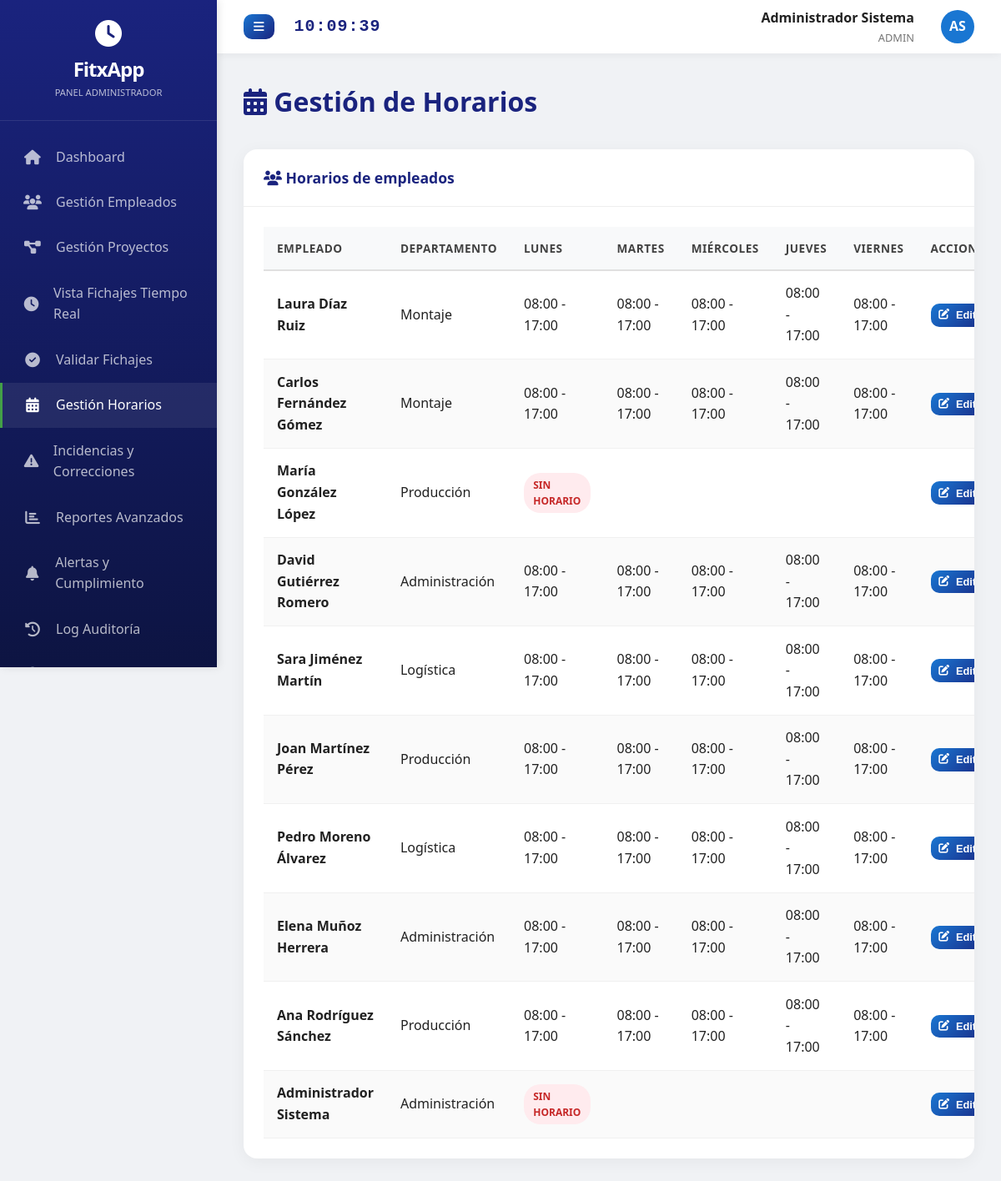
The app's page /fitxapp/admin/horarios.php (signed in) with its own data.
### tables this page shows
CREATE TABLE usuarios (
  id INT PRIMARY KEY AUTO_INCREMENT,
  nombre VARCHAR(50) NOT NULL,
  apellidos VARCHAR(100) NOT NULL,
  email VARCHAR(100) NOT NULL UNIQUE,
  password VARCHAR(255) NOT NULL,
  rol ENUM('admin','supervisor','empleado') DEFAULT 'empleado',
  departamento_id INT NULL,
  cargo VARCHAR(100),
  telefono VARCHAR(20),
  dni VARCHAR(20),
  fecha_alta DATE NULL,
  avatar VARCHAR(255) NULL,
  activo TINYINT(1) DEFAULT 1,
  fecha_creacion DATETIME DEFAULT CURRENT_TIMESTAMP,
  FOREIGN KEY (departamento_id) REFERENCES departamentos(id) ON DELETE SET NULL
);

CREATE TABLE departamentos (
  id INT PRIMARY KEY AUTO_INCREMENT,
  nombre VARCHAR(100) NOT NULL UNIQUE,
  descripcion TEXT,
  supervisor_id INT NULL,
  fecha_creacion DATETIME DEFAULT CURRENT_TIMESTAMP
);

CREATE TABLE horarios (
  id INT PRIMARY KEY AUTO_INCREMENT,
  usuario_id INT NOT NULL,
  lunes_inicio TIME NULL,
  lunes_fin TIME NULL,
  martes_inicio TIME NULL,
  martes_fin TIME NULL,
  miercoles_inicio TIME NULL,
  miercoles_fin TIME NULL,
  jueves_inicio TIME NULL,
  jueves_fin TIME NULL,
  viernes_inicio TIME NULL,
  viernes_fin TIME NULL,
  sabado_inicio TIME NULL,
  sabado_fin TIME NULL,
  domingo_inicio TIME NULL,
  domingo_fin TIME NULL,
  horas_dia DECIMAL(4,2) DEFAULT 8.00,
  activo TINYINT(1) DEFAULT 1,
  fecha_creacion DATETIME DEFAULT CURRENT_TIMESTAMP,
  FOREIGN KEY (usuario_id) REFERENCES usuarios(id) ON DELETE CASCADE
);

### fitxapp/includes/db.php (called while the page is built, shortened)
<?php
function escape($string) {
    return htmlspecialchars($string ?? '', ENT_QUOTES, 'UTF-8');
}
?>

### fitxapp/admin/horarios.php (the view, shortened to what this page needs)
<?php
require_once '../includes/db.php';
require_once '../includes/funciones.php';
$stmt = $pdo->query("SELECT u.id, u.nombre, u.apellidos, d.nombre as departamento,
                            h.lunes_inicio, h.lunes_fin, h.martes_inicio, h.martes_fin,
                            h.miercoles_inicio, h.miercoles_fin, h.jueves_inicio, h.jueves_fin,
                            h.viernes_inicio, h.viernes_fin, h.horas_dia
                     FROM usuarios u
                     LEFT JOIN departamentos d ON u.departamento_id = d.id
                     LEFT JOIN horarios h ON u.id = h.usuario_id
                     WHERE u.activo = 1
                     ORDER BY u.apellidos ASC");
$empleados = $stmt->fetchAll();
?>
<!DOCTYPE html>
<html lang="es">
<head>
    <link rel="stylesheet" href="https://cdnjs.cloudflare.com/ajax/libs/font-awesome/6.4.0/css/all.min.css">
    <link rel="stylesheet" href="../assets/css/style.css">
</head>
<body>
<?php include '../includes/sidebar_admin.php'; ?>
<div class="main-contenedor">
    <?php include '../includes/header.php'; ?>
    <div class="contenido">
        <h1 style="margin-bottom: 2rem; color: #1a237e;">
            <i class="fas fa-calendar-alt"></i> Gestión de Horarios
        </h1>
        <div class="card">
            <div class="card-header">
                <h3><i class="fas fa-users"></i> Horarios de empleados</h3>
            </div>
            <div class="card-body">
                <table class="tabla">
                    <thead>
                        <tr>
                            <th>Empleado</th>
                            <th>Departamento</th>
                            <th>Lunes</th>
                            <th>Martes</th>
                            <th>Miércoles</th>
                            <th>Jueves</th>
                            <th>Viernes</th>
                            <th>Acciones</th>
                        </tr>
                    </thead>
                    <tbody>
                        <?php foreach ($empleados as $e): ?>
                        <tr>
                            <td><strong><?php echo escape($e['nombre'] . ' ' . $e['apellidos']); ?></strong></td>
                            <td><?php echo escape($e['departamento'] ?? '-'); ?></td>
                            <td><?php echo $e['lunes_inicio'] ? date('H:i', strtotime($e['lunes_inicio'])).' - '.date('H:i', strtotime($e['lunes_fin'])) : '<span class="badge rojo">Sin horario</span>'; ?></td>
                            <td><?php echo $e['martes_inicio'] ? date('H:i', strtotime($e['martes_inicio'])).' - '.date('H:i', strtotime($e['martes_fin'])) : ''; ?></td>
                            <td><?php echo $e['miercoles_inicio'] ? date('H:i', strtotime($e['miercoles_inicio'])).' - '.date('H:i', strtotime($e['miercoles_fin'])) : ''; ?></td>
                            <td><?php echo $e['jueves_inicio'] ? date('H:i', strtotime($e['jueves_inicio'])).' - '.date('H:i', strtotime($e['jueves_fin'])) : ''; ?></td>
                            <td><?php echo $e['viernes_inicio'] ? date('H:i', strtotime($e['viernes_inicio'])).' - '.date('H:i', strtotime($e['viernes_fin'])) : ''; ?></td>
                            <td>
                                <button onclick="editarHorario(<?php echo $e['id']; ?>, '<?php echo $e['lunes_inicio'] ?? ''; ?>', '<?php echo $e['lunes_fin'] ?? ''; ?>', '<?php echo $e['martes_inicio'] ?? ''; ?>', '<?php echo $e['martes_fin'] ?? ''; ?>', '<?php echo $e['miercoles_inicio'] ?? ''; ?>', '<?php echo $e['miercoles_fin'] ?? ''; ?>', '<?php echo $e['jueves_inicio'] ?? ''; ?>', '<?php echo $e['jueves_fin'] ?? ''; ?>', '<?php echo $e['viernes_inicio'] ?? ''; ?>', '<?php echo $e['viernes_fin'] ?? ''; ?>')" class="btn btn-primario" style="padding: 0.4rem 0.6rem; font-size: 0.8rem;">
                                    <i class="fas fa-edit"></i> Editar
                                </button>
                            </td>
                        </tr>
                        <?php endforeach; ?>
                    </tbody>
                </table>
            </div>
        </div>
    </div>
</div>
</body>
</html>

### fitxapp/assets/css/style.css (style rules this page uses)
* { margin: 0; padding: 0; box-sizing: border-box; }
body { font-family: 'Segoe UI', Roboto, Oxygen, Ubuntu, Cantarell, 'Open Sans', 'Helvetica Neue', sans-serif; background-color: #f0f2f5; color: #212121; line-height: 1.6; }
.main-contenedor { margin-left: 260px; transition: margin-left 0.3s ease; }
.contenido { margin-top: 64px; padding: 2rem; min-height: calc(100vh - 64px); }
.card { background: white; border-radius: 16px; box-shadow: 0 4px 20px rgba(0,0,0,0.05); overflow: hidden; margin-bottom: 2rem; }
.card-header { padding: 1.25rem 1.5rem; border-bottom: 1px solid #eee; display: flex; align-items: center; justify-content: space-between; }
.card-header h3 { font-size: 1.1rem; font-weight: 600; color: #1a237e; }
.card-body { padding: 1.5rem; }
.tabla { width: 100%; border-collapse: collapse; }
.tabla th { background: #f8f9fa; padding: 0.9rem 1rem; text-align: left; font-weight: 600; color: #424242; font-size: 0.85rem; text-transform: uppercase; letter-spacing: 0.5px; border-bottom: 2px solid #e0e0e0; }
.tabla td { padding: 0.9rem 1rem; border-bottom: 1px solid #f0f0f0; vertical-align: middle; }
.tabla tbody tr { transition: background 0.2s ease; }
.tabla tbody tr:nth-child(even) { background: #fafafa; }
.badge { display: inline-block; padding: 0.3rem 0.7rem; border-radius: 20px; font-size: 0.75rem; font-weight: 600; text-transform: uppercase; }
.badge.rojo { background: #ffebee; color: #c62828; }
.btn { display: inline-flex; align-items: center; gap: 0.5rem; padding: 0.7rem 1.25rem; border: none; border-radius: 10px; font-size: 0.9rem; font-weight: 600; cursor: pointer; transition: all 0.2s ease; text-decoration: none; }
.btn-primario { background: linear-gradient(135deg, #1976d2, #1a237e); color: white; }

### records on screen
usuarios: nombre+apellidos "Laura Díaz Ruiz", departamento.nombre "Montaje", horarios.lunes_inicio "08:00", horarios.lunes_fin "17:00", horarios.martes_inicio "08:00", horarios.martes_fin "17:00", horarios.miercoles_inicio "08:00", horarios.miercoles_fin "17:00", horarios.jueves_inicio "08:00", horarios.jueves_fin "17:00", horarios.viernes_inicio "08:00", horarios.viernes_fin "17:00"
usuarios: nombre+apellidos "Carlos Fernández Gómez", departamento.nombre "Montaje", horarios.lunes_inicio "08:00", horarios.lunes_fin "17:00", horarios.martes_inicio "08:00", horarios.martes_fin "17:00", horarios.miercoles_inicio "08:00", horarios.miercoles_fin "17:00", horarios.jueves_inicio "08:00", horarios.jueves_fin "17:00", horarios.viernes_inicio "08:00", horarios.viernes_fin "17:00"
usuarios: nombre+apellidos "María González López", departamento.nombre "Producción", shows "SIN HORARIO"
usuarios: nombre+apellidos "David Gutiérrez Romero", departamento.nombre "Administración", horarios.lunes_inicio "08:00", horarios.lunes_fin "17:00", horarios.martes_inicio "08:00", horarios.martes_fin "17:00", horarios.miercoles_inicio "08:00", horarios.miercoles_fin "17:00", horarios.jueves_inicio "08:00", horarios.jueves_fin "17:00", horarios.viernes_inicio "08:00", horarios.viernes_fin "17:00"
usuarios: nombre+apellidos "Sara Jiménez Martín", departamento.nombre "Logística", horarios.lunes_inicio "08:00", horarios.lunes_fin "17:00", horarios.martes_inicio "08:00", horarios.martes_fin "17:00", horarios.miercoles_inicio "08:00", horarios.miercoles_fin "17:00", horarios.jueves_inicio "08:00", horarios.jueves_fin "17:00", horarios.viernes_inicio "08:00", horarios.viernes_fin "17:00"
usuarios: nombre+apellidos "Joan Martínez Pérez", departamento.nombre "Producción", horarios.lunes_inicio "08:00", horarios.lunes_fin "17:00", horarios.martes_inicio "08:00", horarios.martes_fin "17:00", horarios.miercoles_inicio "08:00", horarios.miercoles_fin "17:00", horarios.jueves_inicio "08:00", horarios.jueves_fin "17:00", horarios.viernes_inicio "08:00", horarios.viernes_fin "17:00"
usuarios: nombre+apellidos "Pedro Moreno Álvarez", departamento.nombre "Logística", horarios.lunes_inicio "08:00", horarios.lunes_fin "17:00", horarios.martes_inicio "08:00", horarios.martes_fin "17:00", horarios.miercoles_inicio "08:00", horarios.miercoles_fin "17:00", horarios.jueves_inicio "08:00", horarios.jueves_fin "17:00", horarios.viernes_inicio "08:00", horarios.viernes_fin "17:00"
usuarios: nombre+apellidos "Elena Muñoz Herrera", departamento.nombre "Administración", horarios.lunes_inicio "08:00", horarios.lunes_fin "17:00", horarios.martes_inicio "08:00", horarios.martes_fin "17:00", horarios.miercoles_inicio "08:00", horarios.miercoles_fin "17:00", horarios.jueves_inicio "08:00", horarios.jueves_fin "17:00", horarios.viernes_inicio "08:00", horarios.viernes_fin "17:00"
usuarios: nombre+apellidos "Ana Rodríguez Sánchez", departamento.nombre "Producción", horarios.lunes_inicio "08:00", horarios.lunes_fin "17:00", horarios.martes_inicio "08:00", horarios.martes_fin "17:00", horarios.miercoles_inicio "08:00", horarios.miercoles_fin "17:00", horarios.jueves_inicio "08:00", horarios.jueves_fin "17:00", horarios.viernes_inicio "08:00", horarios.viernes_fin "17:00"
usuarios: nombre+apellidos "Administrador Sistema", departamento.nombre "Administración", shows "SIN HORARIO"

### other values on screen
$_SESSION['nombre'] . ' ' . $_SESSION['apellidos'] "Administrador Sistema"
$_SESSION['rol'] "ADMIN"
